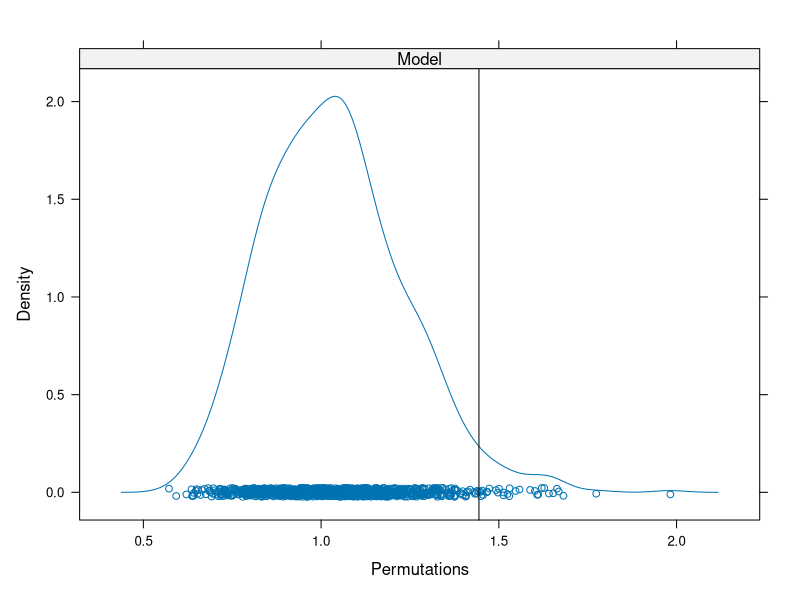

This chart was generated by the following R code: (Note: this script raises an error after producing the figure.)
## ---- chunk 1
options(htmltools.dir.version = FALSE)
knitr::opts_chunk$set(cache = TRUE, dev = 'svg', echo = TRUE, message = FALSE, warning = FALSE,
                      fig.height=6, fig.width = 1.777777*6)
library("vegan")
library("ggplot2")
data(varespec)
data(varechem)

## plot defaults
theme_set(theme_minimal(base_size = 16, base_family = 'Fira Sans'))
## ---- chunk 2
cca1 <- cca(varespec ~ ., data = varechem)
pstat <- permustats(anova(cca1))
summary(pstat)
## ---- chunk 3

## ---- chunk 4
densityplot(pstat)
## ---- chunk 5
set.seed(42)
(perm <- anova(cca1))
## ---- chunk 6
knitr::include_graphics("./resources/cyclic-shifts-figure.png")
## ---- chunk 7
shuffle(10, control = how(within = Within(type = "series")))
## ---- chunk 8
set.seed(11)
h <- how(within = Within(type = "grid",
                         ncol = 3, nrow = 3))
perm <- shuffle(9, control = h)
matrix(perm, ncol = 3)
## ---- chunk 9
knitr::include_graphics("./resources/Toroidal_coord.png")
## ---- chunk 10
knitr::include_graphics("./resources/permutation-designs-sketch-1.png")
## ---- chunk 11
knitr::include_graphics("./resources/permutation-designs-sketch-2.png")
## ---- chunk 12
knitr::include_graphics("./resources/permutation-designs-sketch-3.png")
## ---- chunk 13
knitr::include_graphics("./resources/cyclic-shifts-with-mirror-figure.svg")
## ---- chunk 14
plt <- gl(3, 10)
h <- how(within = Within(type = "series"), plots = Plots(strata = plt))
## ---- chunk 15
args(Within)
args(Plots)
## ---- chunk 16
args(how)
## ---- chunk 17
plt <- gl(3, 10)
h <- how(within = Within(type = "series"),
         plots = Plots(strata = plt))
set.seed(4)
p <- shuffle(30, control = h)
do.call("rbind", split(p, plt)) ## look at perms in context
## ---- chunk 18
plt <- gl(3, 10)
h <- how(within = Within(type = "series", constant = TRUE),
         plots = Plots(strata = plt))
set.seed(4)
p <- shuffle(30, control = h)
do.call("rbind", split(p, plt)) ## look at perms in context
## ---- chunk 19
## load vegan
library("vegan")

## load the data
spp <- read.csv("data/ohraz-spp.csv", header = TRUE, row.names = 1)
env <- read.csv("data/ohraz-env.csv", header = TRUE, row.names = 1)
molinia <- spp[, 1]
spp <- spp[, -1]

## Year as numeric
env <- transform(env, year = as.numeric(as.character(year)))
## ---- chunk 20
c1 <- rda(spp ~ year + year:mowing + year:fertilizer + year:removal + Condition(plotid), data = env)
(h <- how(within = Within(type = "free"),plots = Plots(strata = env$plotid, type = "none")))
## ---- chunk 21
set.seed(42)
anova(c1, permutations = h, model = "reduced")
## ---- chunk 22
set.seed(24)
anova(c1, permutations = h, model = "reduced", by = "axis")
## ---- chunk 23
## load data
crayfish <- head(read.csv("data/crayfish-spp.csv")[, -1], -1)
design <- read.csv("data/crayfish-design.csv", skip = 1)[, -1]

## fixup the names
names(crayfish) <- gsub("\\.", "", names(crayfish))
names(design) <- c("Watershed", "Stream", "Reach", "Run",
                   "Stream.Nested", "ReachNested", "Run.Nested")
## ---- chunk 24
m.pca <- pca(crayfish)
summary(eigenvals(m.pca))
## ---- chunk 25
layout(matrix(1:2, ncol = 2))
biplot(m.pca, type = c("text", "points"), scaling = "species")
set.seed(23)
ev.pca <- envfit(m.pca ~ Watershed, data = design, scaling = "species")
plot(ev.pca, labels = levels(design$Watershed), add = FALSE)
layout(1)
## ---- chunk 26

## ---- chunk 27
m.ws <- rda(crayfish ~ Watershed, data = design)
m.ws
## ---- chunk 28
summary(eigenvals(m.ws, constrained = TRUE))
## ---- chunk 29
set.seed(1)
ctrl <- how(nperm = 499, within = Within(type = "none"),
            plots = with(design, Plots(strata = Stream, type = "free")))
(sig.ws <- anova(m.ws, permutations = ctrl))
## ---- chunk 30
m.str <- rda(crayfish ~ Stream + Condition(Watershed), data = design)
m.str
## ---- chunk 31
summary(eigenvals(m.str, constrained = TRUE))
## ---- chunk 32
set.seed(1)
ctrl <- how(nperm = 499, within = Within(type = "none"),
            plots = with(design, Plots(strata = Reach, type = "free")),
            blocks = with(design, Watershed))
(sig.str <- anova(m.str, permutations = ctrl))
## ---- chunk 33
(m.re <- rda(crayfish ~ Reach + Condition(Stream), data = design))
## ---- chunk 34
set.seed(1)
ctrl <- how(nperm = 499, within = Within(type = "none"),
            plots = with(design, Plots(strata = Run, type = "free")),
            blocks = with(design, Stream))
(sig.re <- anova(m.re, permutations = ctrl))
## ---- chunk 35
(m.run <- rda(crayfish ~ Run + Condition(Reach), data = design))
## ---- chunk 36
set.seed(1)
ctrl <- how(nperm = 499, within = Within(type = "free"),
            blocks = with(design, Reach))
(sig.run <- anova(m.run, permutations = ctrl))
